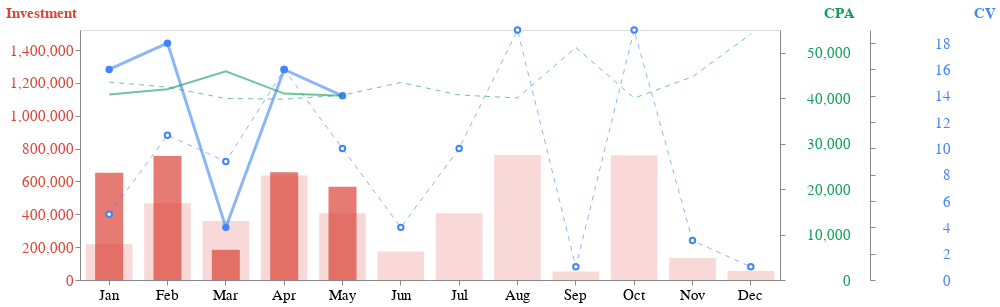
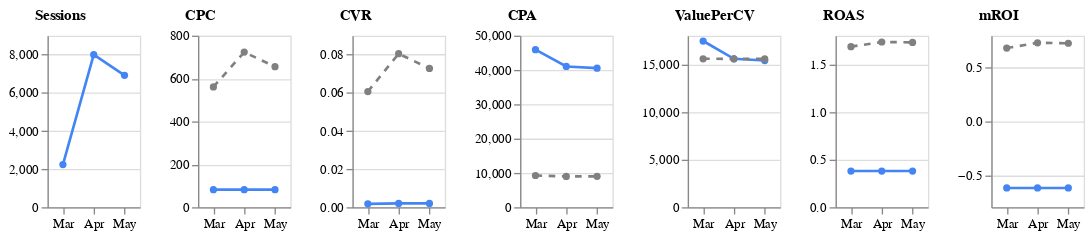
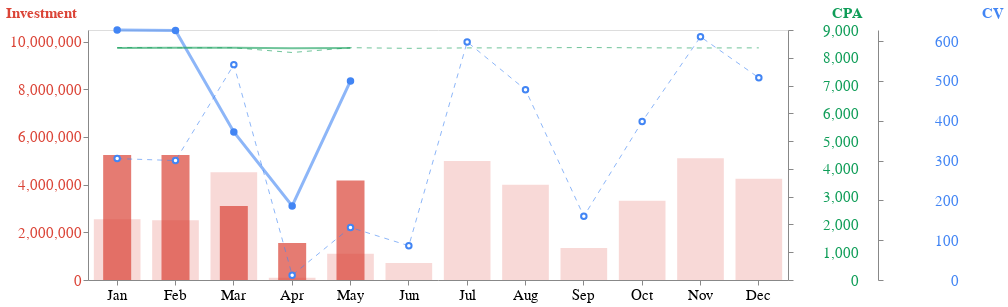
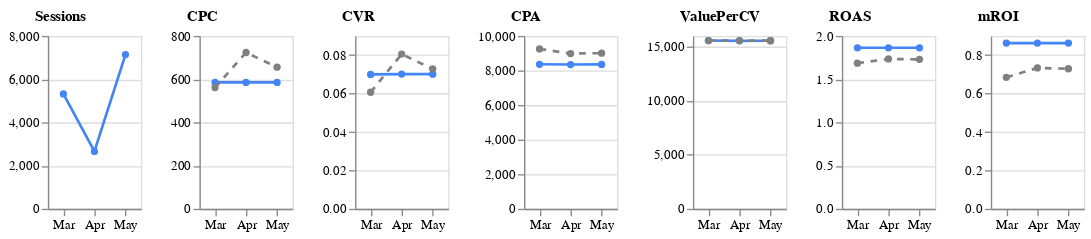

Notebook cell for these charts, in order:
### Code cell
# @markdown generate_target_trend
output.no_vertical_scroll()
target_keys = list(key_list.value)
media_data.generate_target_trend(
    media_data.monthly_df, media_data.monthly_by_campaign_df,
    target_keys)

### Figure 1 — Vega-Lite specification as saved in the notebook (floating-point values rounded to 4 significant figures)
{"config": {"view": {"continuousWidth": 300, "continuousHeight": 300}, "axis": {"grid": false, "labelFontSize": 15, "titleFontSize": 15}}, "layer": [{"layer": [{"mark": {"type": "bar", "opacity": 0.2, "size": 46.67}, "encoding": {"color": {"value": "#DB4437"}, "x": {"axis": {"format": "%b"}, "field": "Month", "scale": {"domain": [1, 2, 3, 4, 5, 6, 7, 8, 9, 10, 11, 12]}, "timeUnit": "month", "title": "", "type": "ordinal"}, "y": {"axis": {"labelColor": "#DB4437", "titleAlign": "left", "titleAngle": 0, "titleColor": "#DB4437", "titleY": -10}, "field": "Investment", "scale": {"domain": [0, 1522000.0]}, "type": "quantitative"}}, "transform": [{"filter": "datum.fiscal_year == 0"}]}, {"mark": {"type": "bar", "opacity": 0.7, "size": 28.0}, "encoding": {"color": {"value": "#DB4437"}, "x": {"axis": {"format": "%b"}, "field": "Month", "scale": {"domain": [1, 2, 3, 4, 5, 6, 7, 8, 9, 10, 11, 12]}, "timeUnit": "month", "title": "", "type": "ordinal"}, "y": {"axis": {"labelColor": "#DB4437", "titleAlign": "left", "titleAngle": 0, "titleColor": "#DB4437", "titleY": -10}, "field": "Investment", "scale": {"domain": [0, 1522000.0]}, "type": "quantitative"}}, "transform": [{"filter": "datum.fiscal_year == 1"}]}]}, {"layer": [{"mark": {"type": "line", "opacity": 0.6, "point": {"filled": false, "fill": "white"}, "size": 1, "strokeDash": [5, 5]}, "encoding": {"color": {"value": "#4285F4"}, "x": {"axis": {"format": "%b"}, "field": "Month", "scale": {"domain": [1, 2, 3, 4, 5, 6, 7, 8, 9, 10, 11, 12]}, "timeUnit": "month", "title": "", "type": "ordinal"}, "y": {"axis": {"labelAlign": "right", "labelColor": "#4285F4", "labelPadding": 75, "offset": 90, "tickCount": 8, "titleAlign": "right", "titleAngle": 0, "titleColor": "#4285F4", "titleX": 125, "titleY": -10}, "field": "CV", "scale": {"domain": [0, 19.0]}, "type": "quantitative"}}, "transform": [{"filter": "datum.fiscal_year == 0"}]}, {"mark": {"type": "line", "opacity": 0.6, "point": {"filled": false, "fill": "#4285F4"}, "size": 3, "strokeDash": [0]}, "encoding": {"color": {"value": "#4285F4"}, "x": {"axis": {"format": "%b"}, "field": "Month", "scale": {"domain": [1, 2, 3, 4, 5, 6, 7, 8, 9, 10, 11, 12]}, "timeUnit": "month", "title": "", "type": "ordinal"}, "y": {"axis": {"labelAlign": "right", "labelColor": "#4285F4", "labelPadding": 75, "offset": 90, "tickCount": 8, "titleAlign": "right", "titleAngle": 0, "titleColor": "#4285F4", "titleX": 125, "titleY": -10}, "field": "CV", "scale": {"domain": [0, 19.0]}, "type": "quantitative"}}, "transform": [{"filter": "datum.fiscal_year == 1"}]}]}, {"layer": [{"mark": {"type": "line", "opacity": 0.6, "size": 1, "strokeDash": [5, 5]}, "encoding": {"color": {"value": "#0F9D58"}, "x": {"axis": {"format": "%b"}, "field": "Month", "scale": {"domain": [1, 2, 3, 4, 5, 6, 7, 8, 9, 10, 11, 12]}, "timeUnit": "month", "title": "", "type": "ordinal"}, "y": {"axis": {"format": ",.0f", "labelAlign": "right", "labelColor": "#0F9D58", "labelPadding": 65, "titleAlign": "right", "titleAngle": 0, "titleColor": "#0F9D58", "titleY": -10}, "field": "CPA", "type": "quantitative"}}, "transform": [{"filter": "datum.fiscal_year == 0"}]}, {"mark": {"type": "line", "opacity": 0.6, "size": 2, "strokeDash": [0]}, "encoding": {"color": {"value": "#0F9D58"}, "x": {"axis": {"format": "%b"}, "field": "Month", "scale": {"domain": [1, 2, 3, 4, 5, 6, 7, 8, 9, 10, 11, 12]}, "timeUnit": "month", "title": "", "type": "ordinal"}, "y": {"axis": {"format": ",.0f", "labelAlign": "right", "labelColor": "#0F9D58", "labelPadding": 65, "titleAlign": "right", "titleAngle": 0, "titleColor": "#0F9D58", "titleY": -10}, "field": "CPA", "type": "quantitative"}}, "transform": [{"filter": "datum.fiscal_year == 1"}]}]}], "data": {"name": "data-966cc2c0c8c227c570ae07f42245fd9e"}, "height": 250, "resolve": {"scale": {"y": "independent"}}, "width": 700, "$schema": "https://vega.github.io/schema/vega-lite/v5.20.1.json", "datasets": {"data-966cc2c0c8c227c570ae07f42245fd9e": [{"fiscal_year": 0, "YearMonth": "2024-01", "Year": "2024", "Month": "01", "Source": "facebook", "Medium": "display", "Campaign": "similar", "comb": "facebook/display/similar", "Sessions": 2655.0, "CV": 5.0, "Value": 82670.0, "Investment": 217700.0, "CPC": 82.0, "CVR": 0.001883, "CPA": 43540.0, "ROAS": 0.3797, "Marginal_Profit": -135000.0, "ValuePerCV": 16530.0, "Marginal_Profit_rate": -1.634, "mROI": -0.6203}, {"fiscal_year": 0, "YearMonth": "2024-02", "Year": "2024", "Month": "02", "Source": "facebook", "Medium": "display", "Campaign": "similar", "comb": "facebook/display/similar", "Sessions": 5690.0, "CV": 11.0, "Value": 177200.0, "Investment": 466600.0, "CPC": 82.0, "CVR": 0.001933, "CPA": 42420.0, "ROAS": 0.3797, "Marginal_Profit": -289400.0, "ValuePerCV": 16110.0, "Marginal_Profit_rate": -1.634, "mROI": -0.6203}, {"fiscal_year": 0, "YearMonth": "2024-03", "Year": "2024", "Month": "03", "Source": "facebook", "Medium": "display", "Campaign": "similar", "comb": "facebook/display/similar", "Sessions": 4383.0, "CV": 9.0, "Value": 136500.0, "Investment": 359400.0, "CPC": 82.0, "CVR": 0.002053, "CPA": 39930.0, "ROAS": 0.3797, "Marginal_Profit": -222900.0, "ValuePerCV": 15160.0, "Marginal_Profit_rate": -1.634, "mROI": -0.6203}, {"fiscal_year": 0, "YearMonth": "2024-04", "Year": "2024", "Month": "04", "Source": "facebook", "Medium": "display", "Campaign": "similar", "comb": "facebook/display/similar", "Sessions": 7764.0, "CV": 16.0, "Value": 241700.0, "Investment": 636600.0, "CPC": 82.0, "CVR": 0.002061, "CPA": 39790.0, "ROAS": 0.3797, "Marginal_Profit": -394900.0, "ValuePerCV": 15110.0, "Marginal_Profit_rate": -1.634, "mROI": -0.6203}, {"fiscal_year": 0, "YearMonth": "2024-05", "Year": "2024", "Month": "05", "Source": "facebook", "Medium": "display", "Campaign": "similar", "comb": "facebook/display/similar", "Sessions": 4958.0, "CV": 10.0, "Value": 154400.0, "Investment": 406600.0, "CPC": 82.0, "CVR": 0.002017, "CPA": 40660.0, "ROAS": 0.3797, "Marginal_Profit": -252200.0, "ValuePerCV": 15440.0, "Marginal_Profit_rate": -1.634, "mROI": -0.6203}, {"fiscal_year": 0, "YearMonth": "2024-06", "Year": "2024", "Month": "06", "Source": "facebook", "Medium": "display", "Campaign": "similar", "comb": "facebook/display/similar", "Sessions": 2120.0, "CV": 4.0, "Value": 66010.0, "Investment": 173800.0, "CPC": 82.0, "CVR": 0.001887, "CPA": 43460.0, "ROAS": 0.3797, "Marginal_Profit": -107800.0, "ValuePerCV": 16500.0, "Marginal_Profit_rate": -1.634, "mROI": -0.6203}, {"fiscal_year": 0, "YearMonth": "2024-07", "Year": "2024", "Month": "07", "Source": "facebook", "Medium": "display", "Campaign": "similar", "comb": "facebook/display/similar", "Sessions": 4963.0, "CV": 10.0, "Value": 154500.0, "Investment": 407000.0, "CPC": 82.0, "CVR": 0.002015, "CPA": 40700.0, "ROAS": 0.3797, "Marginal_Profit": -252400.0, "ValuePerCV": 15450.0, "Marginal_Profit_rate": -1.634, "mROI": -0.6203}, {"fiscal_year": 0, "YearMonth": "2024-08", "Year": "2024", "Month": "08", "Source": "facebook", "Medium": "display", "Campaign": "similar", "comb": "facebook/display/similar", "Sessions": 9282.0, "CV": 19.0, "Value": 289000.0, "Investment": 761100.0, "CPC": 82.0, "CVR": 0.002047, "CPA": 40060.0, "ROAS": 0.3797, "Marginal_Profit": -472100.0, "ValuePerCV": 15210.0, "Marginal_Profit_rate": -1.634, "mROI": -0.6203}, {"fiscal_year": 0, "YearMonth": "2024-09", "Year": "2024", "Month": "09", "Source": "facebook", "Medium": "display", "Campaign": "similar", "comb": "facebook/display/similar", "Sessions": 624.0, "CV": 1.0, "Value": 19430.0, "Investment": 51170.0, "CPC": 82.0, "CVR": 0.001603, "CPA": 51170.0, "ROAS": 0.3797, "Marginal_Profit": -31740.0, "ValuePerCV": 19430.0, "Marginal_Profit_rate": -1.634, "mROI": -0.6203}, {"fiscal_year": 0, "YearMonth": "2024-10", "Year": "2024", "Month": "10", "Source": "facebook", "Medium": "display", "Campaign": "similar", "comb": "facebook/display/similar", "Sessions": 9272.0, "CV": 19.0, "Value": 288700.0, "Investment": 760300.0, "CPC": 82.0, "CVR": 0.002049, "CPA": 40020.0, "ROAS": 0.3797, "Marginal_Profit": -471600.0, "ValuePerCV": 15190.0, "Marginal_Profit_rate": -1.634, "mROI": -0.6203}, {"fiscal_year": 0, "YearMonth": "2024-11", "Year": "2024", "Month": "11", "Source": "facebook", "Medium": "display", "Campaign": "similar", "comb": "facebook/display/similar", "Sessions": 1636.0, "CV": 3.0, "Value": 50940.0, "Investment": 134200.0, "CPC": 82.0, "CVR": 0.001834, "CPA": 44720.0, "ROAS": 0.3797, "Marginal_Profit": -83210.0, "ValuePerCV": 16980.0, "Marginal_Profit_rate": -1.634, "mROI": -0.6203}, {"fiscal_year": 0, "YearMonth": "2024-12", "Year": "2024", "Month": "12", "Source": "facebook", "Medium": "display", "Campaign": "similar", "comb": "facebook/display/similar", "Sessions": 660.0, "CV": 1.0, "Value": 20550.0, "Investment": 54120.0, "CPC": 82.0, "CVR": 0.001515, "CPA": 54120.0, "ROAS": 0.3797, "Marginal_Profit": -33570.0, "ValuePerCV": 20550.0, "Marginal_Profit_rate": -1.634, "mROI": -0.6203}, {"fiscal_year": 1, "YearMonth": "2025-01", "Year": "2025", "Month": "01", "Source": "facebook", "Medium": "display", "Campaign": "similar", "comb": "facebook/display/similar", "Sessions": 7964.0, "CV": 16.0, "Value": 248000.0, "Investment": 653000.0, "CPC": 82.0, "CVR": 0.002009, "CPA": 40820.0, "ROAS": 0.3797, "Marginal_Profit": -405100.0, "ValuePerCV": 15500.0, "Marginal_Profit_rate": -1.634, "mROI": -0.6203}, {"fiscal_year": 1, "YearMonth": "2025-02", "Year": "2025", "Month": "02", "Source": "facebook", "Medium": "display", "Campaign": "similar", "comb": "facebook/display/similar", "Sessions": 9216.0, "CV": 18.0, "Value": 286900.0, "Investment": 755700.0, "CPC": 82.0, "CVR": 0.001953, "CPA": 41980.0, "ROAS": 0.3797, "Marginal_Profit": -468800.0, "ValuePerCV": 15940.0, "Marginal_Profit_rate": -1.634, "mROI": -0.6203}, {"fiscal_year": 1, "YearMonth": "2025-03", "Year": "2025", "Month": "03", "Source": "facebook", "Medium": "display", "Campaign": "similar", "comb": "facebook/display/similar", "Sessions": 2240.0, "CV": 4.0, "Value": 69740.0, "Investment": 183700.0, "CPC": 82.0, "CVR": 0.001786, "CPA": 45920.0, "ROAS": 0.3797, "Marginal_Profit": -113900.0, "ValuePerCV": 17440.0, "Marginal_Profit_rate": -1.634, "mROI": -0.6203}, {"fiscal_year": 1, "YearMonth": "2025-04", "Year": "2025", "Month": "04", "Source": "facebook", "Medium": "display", "Campaign": "similar", "comb": "facebook/display/similar", "Sessions": 8003.0, "CV": 16.0, "Value": 249200.0, "Investment": 656200.0, "CPC": 82.0, "CVR": 0.001999, "CPA": 41020.0, "ROAS": 0.3797, "Marginal_Profit": -407100.0, "ValuePerCV": 15570.0, "Marginal_Profit_rate": -1.634, "mROI": -0.6203}, {"fiscal_year": 1, "YearMonth": "2025-05", "Year": "2025", "Month": "05", "Source": "facebook", "Medium": "display", "Campaign": "similar", "comb": "facebook/display/similar", "Sessions": 6920.0, "CV": 14.0, "Value": 215500.0, "Investment": 567400.0, "CPC": 82.0, "CVR": 0.002023, "CPA": 40530.0, "ROAS": 0.3797, "Marginal_Profit": -352000.0, "ValuePerCV": 15390.0, "Marginal_Profit_rate": -1.634, "mROI": -0.6203}]}}

### Figure 2 — Vega-Lite specification as saved in the notebook (floating-point values rounded to 4 significant figures)
{"config": {"view": {"continuousWidth": 300, "continuousHeight": 300}}, "hconcat": [{"data": {"name": "data-80cb7dd6664132b2d9816178d4f855dd"}, "mark": {"type": "line", "point": true}, "encoding": {"color": {"value": "#4385F4"}, "x": {"field": "Month", "sort": ["2025-03", "2025-04", "2025-05"], "timeUnit": "month", "title": "", "type": "ordinal"}, "y": {"axis": {"titleAlign": "left", "titleAngle": 0, "titleX": -10, "titleY": -10}, "field": "Sessions", "title": "Sessions", "type": "quantitative"}}, "height": 130, "width": 70}, {"layer": [{"data": {"name": "data-80cb7dd6664132b2d9816178d4f855dd"}, "mark": {"type": "line", "point": true}, "encoding": {"color": {"value": "#4385F4"}, "x": {"field": "Month", "sort": ["2025-03", "2025-04", "2025-05"], "timeUnit": "month", "title": "", "type": "ordinal"}, "y": {"axis": {"titleAlign": "left", "titleAngle": 0, "titleX": -10, "titleY": -10}, "field": "CPC", "title": "CPC", "type": "quantitative"}}}, {"data": {"name": "data-4534efe37bcea1f74e4b2dc6a416ed63"}, "mark": {"type": "line", "point": true, "strokeDash": [5, 5]}, "encoding": {"color": {"value": "gray"}, "x": {"field": "Month", "sort": ["2025-03", "2025-04", "2025-05"], "timeUnit": "month", "type": "ordinal"}, "y": {"field": "CPC_paid", "title": "", "type": "quantitative"}}}], "height": 130, "width": 70}, {"layer": [{"data": {"name": "data-80cb7dd6664132b2d9816178d4f855dd"}, "mark": {"type": "line", "point": true}, "encoding": {"color": {"value": "#4385F4"}, "x": {"field": "Month", "sort": ["2025-03", "2025-04", "2025-05"], "timeUnit": "month", "title": "", "type": "ordinal"}, "y": {"axis": {"titleAlign": "left", "titleAngle": 0, "titleX": -10, "titleY": -10}, "field": "CVR", "title": "CVR", "type": "quantitative"}}}, {"data": {"name": "data-4534efe37bcea1f74e4b2dc6a416ed63"}, "mark": {"type": "line", "point": true, "strokeDash": [5, 5]}, "encoding": {"color": {"value": "gray"}, "x": {"field": "Month", "sort": ["2025-03", "2025-04", "2025-05"], "timeUnit": "month", "type": "ordinal"}, "y": {"field": "CVR_paid", "title": "", "type": "quantitative"}}}], "height": 130, "width": 70}, {"layer": [{"data": {"name": "data-80cb7dd6664132b2d9816178d4f855dd"}, "mark": {"type": "line", "point": true}, "encoding": {"color": {"value": "#4385F4"}, "x": {"field": "Month", "sort": ["2025-03", "2025-04", "2025-05"], "timeUnit": "month", "title": "", "type": "ordinal"}, "y": {"axis": {"titleAlign": "left", "titleAngle": 0, "titleX": -10, "titleY": -10}, "field": "CPA", "title": "CPA", "type": "quantitative"}}}, {"data": {"name": "data-4534efe37bcea1f74e4b2dc6a416ed63"}, "mark": {"type": "line", "point": true, "strokeDash": [5, 5]}, "encoding": {"color": {"value": "gray"}, "x": {"field": "Month", "sort": ["2025-03", "2025-04", "2025-05"], "timeUnit": "month", "type": "ordinal"}, "y": {"field": "CPA_paid", "title": "", "type": "quantitative"}}}], "height": 130, "width": 70}, {"layer": [{"data": {"name": "data-80cb7dd6664132b2d9816178d4f855dd"}, "mark": {"type": "line", "point": true}, "encoding": {"color": {"value": "#4385F4"}, "x": {"field": "Month", "sort": ["2025-03", "2025-04", "2025-05"], "timeUnit": "month", "title": "", "type": "ordinal"}, "y": {"axis": {"titleAlign": "left", "titleAngle": 0, "titleX": -10, "titleY": -10}, "field": "ValuePerCV", "title": "ValuePerCV", "type": "quantitative"}}}, {"data": {"name": "data-4534efe37bcea1f74e4b2dc6a416ed63"}, "mark": {"type": "line", "point": true, "strokeDash": [5, 5]}, "encoding": {"color": {"value": "gray"}, "x": {"field": "Month", "sort": ["2025-03", "2025-04", "2025-05"], "timeUnit": "month", "type": "ordinal"}, "y": {"field": "ValuePerCV_paid", "title": "", "type": "quantitative"}}}], "height": 130, "width": 70}, {"layer": [{"data": {"name": "data-80cb7dd6664132b2d9816178d4f855dd"}, "mark": {"type": "line", "point": true}, "encoding": {"color": {"value": "#4385F4"}, "x": {"field": "Month", "sort": ["2025-03", "2025-04", "2025-05"], "timeUnit": "month", "title": "", "type": "ordinal"}, "y": {"axis": {"titleAlign": "left", "titleAngle": 0, "titleX": -10, "titleY": -10}, "field": "ROAS", "title": "ROAS", "type": "quantitative"}}}, {"data": {"name": "data-4534efe37bcea1f74e4b2dc6a416ed63"}, "mark": {"type": "line", "point": true, "strokeDash": [5, 5]}, "encoding": {"color": {"value": "gray"}, "x": {"field": "Month", "sort": ["2025-03", "2025-04", "2025-05"], "timeUnit": "month", "type": "ordinal"}, "y": {"field": "ROAS_paid", "title": "", "type": "quantitative"}}}], "height": 130, "width": 70}, {"layer": [{"data": {"name": "data-80cb7dd6664132b2d9816178d4f855dd"}, "mark": {"type": "line", "point": true}, "encoding": {"color": {"value": "#4385F4"}, "x": {"field": "Month", "sort": ["2025-03", "2025-04", "2025-05"], "timeUnit": "month", "title": "", "type": "ordinal"}, "y": {"axis": {"titleAlign": "left", "titleAngle": 0, "titleX": -10, "titleY": -10}, "field": "mROI", "title": "mROI", "type": "quantitative"}}}, {"data": {"name": "data-4534efe37bcea1f74e4b2dc6a416ed63"}, "mark": {"type": "line", "point": true, "strokeDash": [5, 5]}, "encoding": {"color": {"value": "gray"}, "x": {"field": "Month", "sort": ["2025-03", "2025-04", "2025-05"], "timeUnit": "month", "type": "ordinal"}, "y": {"field": "mROI_paid", "title": "", "type": "quantitative"}}}], "height": 130, "width": 70}], "$schema": "https://vega.github.io/schema/vega-lite/v5.20.1.json", "datasets": {"data-80cb7dd6664132b2d9816178d4f855dd": [{"fiscal_year": 1, "YearMonth": "2025-03", "Year": "2025", "Month": "03", "Source": "facebook", "Medium": "display", "Campaign": "similar", "comb": "facebook/display/similar", "Sessions": 2240.0, "CV": 4.0, "Value": 69740.0, "Investment": 183700.0, "CPC": 82.0, "CVR": 0.001786, "CPA": 45920.0, "ROAS": 0.3797, "Marginal_Profit": -113900.0, "ValuePerCV": 17440.0, "Marginal_Profit_rate": -1.634, "mROI": -0.6203}, {"fiscal_year": 1, "YearMonth": "2025-04", "Year": "2025", "Month": "04", "Source": "facebook", "Medium": "display", "Campaign": "similar", "comb": "facebook/display/similar", "Sessions": 8003.0, "CV": 16.0, "Value": 249200.0, "Investment": 656200.0, "CPC": 82.0, "CVR": 0.001999, "CPA": 41020.0, "ROAS": 0.3797, "Marginal_Profit": -407100.0, "ValuePerCV": 15570.0, "Marginal_Profit_rate": -1.634, "mROI": -0.6203}, {"fiscal_year": 1, "YearMonth": "2025-05", "Year": "2025", "Month": "05", "Source": "facebook", "Medium": "display", "Campaign": "similar", "comb": "facebook/display/similar", "Sessions": 6920.0, "CV": 14.0, "Value": 215500.0, "Investment": 567400.0, "CPC": 82.0, "CVR": 0.002023, "CPA": 40530.0, "ROAS": 0.3797, "Marginal_Profit": -352000.0, "ValuePerCV": 15390.0, "Marginal_Profit_rate": -1.634, "mROI": -0.6203}], "data-4534efe37bcea1f74e4b2dc6a416ed63": [{"fiscal_year": 1, "YearMonth": "2025-03", "Year": "2025", "Month": "03", "Sessions_paid": 46340.0, "CPC_paid": 561.0, "CVR_paid": 0.06068, "CPA_paid": 9246.0, "ValuePerCV_paid": 15570.0, "ROAS_paid": 1.684, "mROI_paid": 0.6843}, {"fiscal_year": 1, "YearMonth": "2025-04", "Year": "2025", "Month": "04", "Sessions_paid": 60330.0, "CPC_paid": 723.2, "CVR_paid": 0.08052, "CPA_paid": 8981.0, "ValuePerCV_paid": 15570.0, "ROAS_paid": 1.733, "mROI_paid": 0.7334}, {"fiscal_year": 1, "YearMonth": "2025-05", "Year": "2025", "Month": "05", "Sessions_paid": 64370.0, "CPC_paid": 655.2, "CVR_paid": 0.0728, "CPA_paid": 9001.0, "ValuePerCV_paid": 15560.0, "ROAS_paid": 1.729, "mROI_paid": 0.729}]}}

### Figure 3 — Vega-Lite specification as saved in the notebook (floating-point values rounded to 4 significant figures)
{"config": {"view": {"continuousWidth": 300, "continuousHeight": 300}, "axis": {"grid": false, "labelFontSize": 15, "titleFontSize": 15}}, "layer": [{"layer": [{"mark": {"type": "bar", "opacity": 0.2, "size": 46.67}, "encoding": {"color": {"value": "#DB4437"}, "x": {"axis": {"format": "%b"}, "field": "Month", "scale": {"domain": [1, 2, 3, 4, 5, 6, 7, 8, 9, 10, 11, 12]}, "timeUnit": "month", "title": "", "type": "ordinal"}, "y": {"axis": {"labelColor": "#DB4437", "titleAlign": "left", "titleAngle": 0, "titleColor": "#DB4437", "titleY": -10}, "field": "Investment", "scale": {"domain": [0, 10490000.0]}, "type": "quantitative"}}, "transform": [{"filter": "datum.fiscal_year == 0"}]}, {"mark": {"type": "bar", "opacity": 0.7, "size": 28.0}, "encoding": {"color": {"value": "#DB4437"}, "x": {"axis": {"format": "%b"}, "field": "Month", "scale": {"domain": [1, 2, 3, 4, 5, 6, 7, 8, 9, 10, 11, 12]}, "timeUnit": "month", "title": "", "type": "ordinal"}, "y": {"axis": {"labelColor": "#DB4437", "titleAlign": "left", "titleAngle": 0, "titleColor": "#DB4437", "titleY": -10}, "field": "Investment", "scale": {"domain": [0, 10490000.0]}, "type": "quantitative"}}, "transform": [{"filter": "datum.fiscal_year == 1"}]}]}, {"layer": [{"mark": {"type": "line", "opacity": 0.6, "point": {"filled": false, "fill": "white"}, "size": 1, "strokeDash": [5, 5]}, "encoding": {"color": {"value": "#4285F4"}, "x": {"axis": {"format": "%b"}, "field": "Month", "scale": {"domain": [1, 2, 3, 4, 5, 6, 7, 8, 9, 10, 11, 12]}, "timeUnit": "month", "title": "", "type": "ordinal"}, "y": {"axis": {"labelAlign": "right", "labelColor": "#4285F4", "labelPadding": 75, "offset": 90, "tickCount": 8, "titleAlign": "right", "titleAngle": 0, "titleColor": "#4285F4", "titleX": 125, "titleY": -10}, "field": "CV", "scale": {"domain": [0, 628.0]}, "type": "quantitative"}}, "transform": [{"filter": "datum.fiscal_year == 0"}]}, {"mark": {"type": "line", "opacity": 0.6, "point": {"filled": false, "fill": "#4285F4"}, "size": 3, "strokeDash": [0]}, "encoding": {"color": {"value": "#4285F4"}, "x": {"axis": {"format": "%b"}, "field": "Month", "scale": {"domain": [1, 2, 3, 4, 5, 6, 7, 8, 9, 10, 11, 12]}, "timeUnit": "month", "title": "", "type": "ordinal"}, "y": {"axis": {"labelAlign": "right", "labelColor": "#4285F4", "labelPadding": 75, "offset": 90, "tickCount": 8, "titleAlign": "right", "titleAngle": 0, "titleColor": "#4285F4", "titleX": 125, "titleY": -10}, "field": "CV", "scale": {"domain": [0, 628.0]}, "type": "quantitative"}}, "transform": [{"filter": "datum.fiscal_year == 1"}]}]}, {"layer": [{"mark": {"type": "line", "opacity": 0.6, "size": 1, "strokeDash": [5, 5]}, "encoding": {"color": {"value": "#0F9D58"}, "x": {"axis": {"format": "%b"}, "field": "Month", "scale": {"domain": [1, 2, 3, 4, 5, 6, 7, 8, 9, 10, 11, 12]}, "timeUnit": "month", "title": "", "type": "ordinal"}, "y": {"axis": {"format": ",.0f", "labelAlign": "right", "labelColor": "#0F9D58", "labelPadding": 65, "titleAlign": "right", "titleAngle": 0, "titleColor": "#0F9D58", "titleY": -10}, "field": "CPA", "type": "quantitative"}}, "transform": [{"filter": "datum.fiscal_year == 0"}]}, {"mark": {"type": "line", "opacity": 0.6, "size": 2, "strokeDash": [0]}, "encoding": {"color": {"value": "#0F9D58"}, "x": {"axis": {"format": "%b"}, "field": "Month", "scale": {"domain": [1, 2, 3, 4, 5, 6, 7, 8, 9, 10, 11, 12]}, "timeUnit": "month", "title": "", "type": "ordinal"}, "y": {"axis": {"format": ",.0f", "labelAlign": "right", "labelColor": "#0F9D58", "labelPadding": 65, "titleAlign": "right", "titleAngle": 0, "titleColor": "#0F9D58", "titleY": -10}, "field": "CPA", "type": "quantitative"}}, "transform": [{"filter": "datum.fiscal_year == 1"}]}]}], "data": {"name": "data-065a411ba12b91ee42c22c68f67c60c5"}, "height": 250, "resolve": {"scale": {"y": "independent"}}, "width": 700, "$schema": "https://vega.github.io/schema/vega-lite/v5.20.1.json", "datasets": {"data-065a411ba12b91ee42c22c68f67c60c5": [{"fiscal_year": 0, "YearMonth": "2024-01", "Year": "2024", "Month": "01", "Source": "google", "Medium": "cpc", "Campaign": "brand", "comb": "google/cpc/brand", "Sessions": 4364.0, "CV": 305.0, "Value": 4756000.0, "Investment": 2553000.0, "CPC": 585.0, "CVR": 0.06989, "CPA": 8370.0, "ROAS": 1.863, "Marginal_Profit": 2203000.0, "ValuePerCV": 15590.0, "Marginal_Profit_rate": 0.4632, "mROI": 0.8628}, {"fiscal_year": 0, "YearMonth": "2024-02", "Year": "2024", "Month": "02", "Source": "google", "Medium": "cpc", "Campaign": "brand", "comb": "google/cpc/brand", "Sessions": 4286.0, "CV": 300.0, "Value": 4671000.0, "Investment": 2507000.0, "CPC": 585.0, "CVR": 0.07, "CPA": 8358.0, "ROAS": 1.863, "Marginal_Profit": 2163000.0, "ValuePerCV": 15570.0, "Marginal_Profit_rate": 0.4632, "mROI": 0.8628}, {"fiscal_year": 0, "YearMonth": "2024-03", "Year": "2024", "Month": "03", "Source": "google", "Medium": "cpc", "Campaign": "brand", "comb": "google/cpc/brand", "Sessions": 7732.0, "CV": 541.0, "Value": 8426000.0, "Investment": 4523000.0, "CPC": 585.0, "CVR": 0.06997, "CPA": 8361.0, "ROAS": 1.863, "Marginal_Profit": 3903000.0, "ValuePerCV": 15570.0, "Marginal_Profit_rate": 0.4632, "mROI": 0.8628}, {"fiscal_year": 0, "YearMonth": "2024-04", "Year": "2024", "Month": "04", "Source": "google", "Medium": "cpc", "Campaign": "brand", "comb": "google/cpc/brand", "Sessions": 168.0, "CV": 12.0, "Value": 183100.0, "Investment": 98280.0, "CPC": 585.0, "CVR": 0.07143, "CPA": 8190.0, "ROAS": 1.863, "Marginal_Profit": 84800.0, "ValuePerCV": 15260.0, "Marginal_Profit_rate": 0.4632, "mROI": 0.8628}, {"fiscal_year": 0, "YearMonth": "2024-05", "Year": "2024", "Month": "05", "Source": "google", "Medium": "cpc", "Campaign": "brand", "comb": "google/cpc/brand", "Sessions": 1887.0, "CV": 132.0, "Value": 2056000.0, "Investment": 1104000.0, "CPC": 585.0, "CVR": 0.06995, "CPA": 8363.0, "ROAS": 1.863, "Marginal_Profit": 952500.0, "ValuePerCV": 15580.0, "Marginal_Profit_rate": 0.4632, "mROI": 0.8628}, {"fiscal_year": 0, "YearMonth": "2024-06", "Year": "2024", "Month": "06", "Source": "google", "Medium": "cpc", "Campaign": "brand", "comb": "google/cpc/brand", "Sessions": 1226.0, "CV": 86.0, "Value": 1336000.0, "Investment": 717200.0, "CPC": 585.0, "CVR": 0.07015, "CPA": 8340.0, "ROAS": 1.863, "Marginal_Profit": 618800.0, "ValuePerCV": 15540.0, "Marginal_Profit_rate": 0.4632, "mROI": 0.8628}, {"fiscal_year": 0, "YearMonth": "2024-07", "Year": "2024", "Month": "07", "Source": "google", "Medium": "cpc", "Campaign": "brand", "comb": "google/cpc/brand", "Sessions": 8541.0, "CV": 598.0, "Value": 9308000.0, "Investment": 4996000.0, "CPC": 585.0, "CVR": 0.07002, "CPA": 8355.0, "ROAS": 1.863, "Marginal_Profit": 4311000.0, "ValuePerCV": 15560.0, "Marginal_Profit_rate": 0.4632, "mROI": 0.8628}, {"fiscal_year": 0, "YearMonth": "2024-08", "Year": "2024", "Month": "08", "Source": "google", "Medium": "cpc", "Campaign": "brand", "comb": "google/cpc/brand", "Sessions": 6828.0, "CV": 478.0, "Value": 7441000.0, "Investment": 3994000.0, "CPC": 585.0, "CVR": 0.07001, "CPA": 8356.0, "ROAS": 1.863, "Marginal_Profit": 3447000.0, "ValuePerCV": 15570.0, "Marginal_Profit_rate": 0.4632, "mROI": 0.8628}, {"fiscal_year": 0, "YearMonth": "2024-09", "Year": "2024", "Month": "09", "Source": "google", "Medium": "cpc", "Campaign": "brand", "comb": "google/cpc/brand", "Sessions": 2289.0, "CV": 160.0, "Value": 2494000.0, "Investment": 1339000.0, "CPC": 585.0, "CVR": 0.0699, "CPA": 8369.0, "ROAS": 1.863, "Marginal_Profit": 1155000.0, "ValuePerCV": 15590.0, "Marginal_Profit_rate": 0.4632, "mROI": 0.8628}, {"fiscal_year": 0, "YearMonth": "2024-10", "Year": "2024", "Month": "10", "Source": "google", "Medium": "cpc", "Campaign": "brand", "comb": "google/cpc/brand", "Sessions": 5687.0, "CV": 398.0, "Value": 6197000.0, "Investment": 3327000.0, "CPC": 585.0, "CVR": 0.06998, "CPA": 8359.0, "ROAS": 1.863, "Marginal_Profit": 2871000.0, "ValuePerCV": 15570.0, "Marginal_Profit_rate": 0.4632, "mROI": 0.8628}, {"fiscal_year": 0, "YearMonth": "2024-11", "Year": "2024", "Month": "11", "Source": "google", "Medium": "cpc", "Campaign": "brand", "comb": "google/cpc/brand", "Sessions": 8724.0, "CV": 611.0, "Value": 9507000.0, "Investment": 5104000.0, "CPC": 585.0, "CVR": 0.07004, "CPA": 8353.0, "ROAS": 1.863, "Marginal_Profit": 4404000.0, "ValuePerCV": 15560.0, "Marginal_Profit_rate": 0.4632, "mROI": 0.8628}, {"fiscal_year": 0, "YearMonth": "2024-12", "Year": "2024", "Month": "12", "Source": "google", "Medium": "cpc", "Campaign": "brand", "comb": "google/cpc/brand", "Sessions": 7257.0, "CV": 508.0, "Value": 7908000.0, "Investment": 4245000.0, "CPC": 585.0, "CVR": 0.07, "CPA": 8357.0, "ROAS": 1.863, "Marginal_Profit": 3663000.0, "ValuePerCV": 15570.0, "Marginal_Profit_rate": 0.4632, "mROI": 0.8628}, {"fiscal_year": 1, "YearMonth": "2025-01", "Year": "2025", "Month": "01", "Source": "google", "Medium": "cpc", "Campaign": "brand", "comb": "google/cpc/brand", "Sessions": 8965.0, "CV": 628.0, "Value": 9770000.0, "Investment": 5245000.0, "CPC": 585.0, "CVR": 0.07005, "CPA": 8351.0, "ROAS": 1.863, "Marginal_Profit": 4525000.0, "ValuePerCV": 15560.0, "Marginal_Profit_rate": 0.4632, "mROI": 0.8628}, {"fiscal_year": 1, "YearMonth": "2025-02", "Year": "2025", "Month": "02", "Source": "google", "Medium": "cpc", "Campaign": "brand", "comb": "google/cpc/brand", "Sessions": 8964.0, "CV": 627.0, "Value": 9769000.0, "Investment": 5244000.0, "CPC": 585.0, "CVR": 0.06995, "CPA": 8364.0, "ROAS": 1.863, "Marginal_Profit": 4525000.0, "ValuePerCV": 15580.0, "Marginal_Profit_rate": 0.4632, "mROI": 0.8628}, {"fiscal_year": 1, "YearMonth": "2025-03", "Year": "2025", "Month": "03", "Source": "google", "Medium": "cpc", "Campaign": "brand", "comb": "google/cpc/brand", "Sessions": 5316.0, "CV": 372.0, "Value": 5793000.0, "Investment": 3110000.0, "CPC": 585.0, "CVR": 0.06998, "CPA": 8360.0, "ROAS": 1.863, "Marginal_Profit": 2683000.0, "ValuePerCV": 15570.0, "Marginal_Profit_rate": 0.4632, "mROI": 0.8628}, {"fiscal_year": 1, "YearMonth": "2025-04", "Year": "2025", "Month": "04", "Source": "google", "Medium": "cpc", "Campaign": "brand", "comb": "google/cpc/brand", "Sessions": 2653.0, "CV": 186.0, "Value": 2891000.0, "Investment": 1552000.0, "CPC": 585.0, "CVR": 0.07011, "CPA": 8344.0, "ROAS": 1.863, "Marginal_Profit": 1339000.0, "ValuePerCV": 15540.0, "Marginal_Profit_rate": 0.4632, "mROI": 0.8628}, {"fiscal_year": 1, "YearMonth": "2025-05", "Year": "2025", "Month": "05", "Source": "google", "Medium": "cpc", "Campaign": "brand", "comb": "google/cpc/brand", "Sessions": 7136.0, "CV": 500.0, "Value": 7777000.0, "Investment": 4175000.0, "CPC": 585.0, "CVR": 0.07007, "CPA": 8349.0, "ROAS": 1.863, "Marginal_Profit": 3602000.0, "ValuePerCV": 15550.0, "Marginal_Profit_rate": 0.4632, "mROI": 0.8628}]}}

### Figure 4 — Vega-Lite specification as saved in the notebook (floating-point values rounded to 4 significant figures)
{"config": {"view": {"continuousWidth": 300, "continuousHeight": 300}}, "hconcat": [{"data": {"name": "data-962bc7d96b24ca62dd3675a10112b491"}, "mark": {"type": "line", "point": true}, "encoding": {"color": {"value": "#4385F4"}, "x": {"field": "Month", "sort": ["2025-03", "2025-04", "2025-05"], "timeUnit": "month", "title": "", "type": "ordinal"}, "y": {"axis": {"titleAlign": "left", "titleAngle": 0, "titleX": -10, "titleY": -10}, "field": "Sessions", "title": "Sessions", "type": "quantitative"}}, "height": 130, "width": 70}, {"layer": [{"data": {"name": "data-962bc7d96b24ca62dd3675a10112b491"}, "mark": {"type": "line", "point": true}, "encoding": {"color": {"value": "#4385F4"}, "x": {"field": "Month", "sort": ["2025-03", "2025-04", "2025-05"], "timeUnit": "month", "title": "", "type": "ordinal"}, "y": {"axis": {"titleAlign": "left", "titleAngle": 0, "titleX": -10, "titleY": -10}, "field": "CPC", "title": "CPC", "type": "quantitative"}}}, {"data": {"name": "data-4534efe37bcea1f74e4b2dc6a416ed63"}, "mark": {"type": "line", "point": true, "strokeDash": [5, 5]}, "encoding": {"color": {"value": "gray"}, "x": {"field": "Month", "sort": ["2025-03", "2025-04", "2025-05"], "timeUnit": "month", "type": "ordinal"}, "y": {"field": "CPC_paid", "title": "", "type": "quantitative"}}}], "height": 130, "width": 70}, {"layer": [{"data": {"name": "data-962bc7d96b24ca62dd3675a10112b491"}, "mark": {"type": "line", "point": true}, "encoding": {"color": {"value": "#4385F4"}, "x": {"field": "Month", "sort": ["2025-03", "2025-04", "2025-05"], "timeUnit": "month", "title": "", "type": "ordinal"}, "y": {"axis": {"titleAlign": "left", "titleAngle": 0, "titleX": -10, "titleY": -10}, "field": "CVR", "title": "CVR", "type": "quantitative"}}}, {"data": {"name": "data-4534efe37bcea1f74e4b2dc6a416ed63"}, "mark": {"type": "line", "point": true, "strokeDash": [5, 5]}, "encoding": {"color": {"value": "gray"}, "x": {"field": "Month", "sort": ["2025-03", "2025-04", "2025-05"], "timeUnit": "month", "type": "ordinal"}, "y": {"field": "CVR_paid", "title": "", "type": "quantitative"}}}], "height": 130, "width": 70}, {"layer": [{"data": {"name": "data-962bc7d96b24ca62dd3675a10112b491"}, "mark": {"type": "line", "point": true}, "encoding": {"color": {"value": "#4385F4"}, "x": {"field": "Month", "sort": ["2025-03", "2025-04", "2025-05"], "timeUnit": "month", "title": "", "type": "ordinal"}, "y": {"axis": {"titleAlign": "left", "titleAngle": 0, "titleX": -10, "titleY": -10}, "field": "CPA", "title": "CPA", "type": "quantitative"}}}, {"data": {"name": "data-4534efe37bcea1f74e4b2dc6a416ed63"}, "mark": {"type": "line", "point": true, "strokeDash": [5, 5]}, "encoding": {"color": {"value": "gray"}, "x": {"field": "Month", "sort": ["2025-03", "2025-04", "2025-05"], "timeUnit": "month", "type": "ordinal"}, "y": {"field": "CPA_paid", "title": "", "type": "quantitative"}}}], "height": 130, "width": 70}, {"layer": [{"data": {"name": "data-962bc7d96b24ca62dd3675a10112b491"}, "mark": {"type": "line", "point": true}, "encoding": {"color": {"value": "#4385F4"}, "x": {"field": "Month", "sort": ["2025-03", "2025-04", "2025-05"], "timeUnit": "month", "title": "", "type": "ordinal"}, "y": {"axis": {"titleAlign": "left", "titleAngle": 0, "titleX": -10, "titleY": -10}, "field": "ValuePerCV", "title": "ValuePerCV", "type": "quantitative"}}}, {"data": {"name": "data-4534efe37bcea1f74e4b2dc6a416ed63"}, "mark": {"type": "line", "point": true, "strokeDash": [5, 5]}, "encoding": {"color": {"value": "gray"}, "x": {"field": "Month", "sort": ["2025-03", "2025-04", "2025-05"], "timeUnit": "month", "type": "ordinal"}, "y": {"field": "ValuePerCV_paid", "title": "", "type": "quantitative"}}}], "height": 130, "width": 70}, {"layer": [{"data": {"name": "data-962bc7d96b24ca62dd3675a10112b491"}, "mark": {"type": "line", "point": true}, "encoding": {"color": {"value": "#4385F4"}, "x": {"field": "Month", "sort": ["2025-03", "2025-04", "2025-05"], "timeUnit": "month", "title": "", "type": "ordinal"}, "y": {"axis": {"titleAlign": "left", "titleAngle": 0, "titleX": -10, "titleY": -10}, "field": "ROAS", "title": "ROAS", "type": "quantitative"}}}, {"data": {"name": "data-4534efe37bcea1f74e4b2dc6a416ed63"}, "mark": {"type": "line", "point": true, "strokeDash": [5, 5]}, "encoding": {"color": {"value": "gray"}, "x": {"field": "Month", "sort": ["2025-03", "2025-04", "2025-05"], "timeUnit": "month", "type": "ordinal"}, "y": {"field": "ROAS_paid", "title": "", "type": "quantitative"}}}], "height": 130, "width": 70}, {"layer": [{"data": {"name": "data-962bc7d96b24ca62dd3675a10112b491"}, "mark": {"type": "line", "point": true}, "encoding": {"color": {"value": "#4385F4"}, "x": {"field": "Month", "sort": ["2025-03", "2025-04", "2025-05"], "timeUnit": "month", "title": "", "type": "ordinal"}, "y": {"axis": {"titleAlign": "left", "titleAngle": 0, "titleX": -10, "titleY": -10}, "field": "mROI", "title": "mROI", "type": "quantitative"}}}, {"data": {"name": "data-4534efe37bcea1f74e4b2dc6a416ed63"}, "mark": {"type": "line", "point": true, "strokeDash": [5, 5]}, "encoding": {"color": {"value": "gray"}, "x": {"field": "Month", "sort": ["2025-03", "2025-04", "2025-05"], "timeUnit": "month", "type": "ordinal"}, "y": {"field": "mROI_paid", "title": "", "type": "quantitative"}}}], "height": 130, "width": 70}], "$schema": "https://vega.github.io/schema/vega-lite/v5.20.1.json", "datasets": {"data-962bc7d96b24ca62dd3675a10112b491": [{"fiscal_year": 1, "YearMonth": "2025-03", "Year": "2025", "Month": "03", "Source": "google", "Medium": "cpc", "Campaign": "brand", "comb": "google/cpc/brand", "Sessions": 5316.0, "CV": 372.0, "Value": 5793000.0, "Investment": 3110000.0, "CPC": 585.0, "CVR": 0.06998, "CPA": 8360.0, "ROAS": 1.863, "Marginal_Profit": 2683000.0, "ValuePerCV": 15570.0, "Marginal_Profit_rate": 0.4632, "mROI": 0.8628}, {"fiscal_year": 1, "YearMonth": "2025-04", "Year": "2025", "Month": "04", "Source": "google", "Medium": "cpc", "Campaign": "brand", "comb": "google/cpc/brand", "Sessions": 2653.0, "CV": 186.0, "Value": 2891000.0, "Investment": 1552000.0, "CPC": 585.0, "CVR": 0.07011, "CPA": 8344.0, "ROAS": 1.863, "Marginal_Profit": 1339000.0, "ValuePerCV": 15540.0, "Marginal_Profit_rate": 0.4632, "mROI": 0.8628}, {"fiscal_year": 1, "YearMonth": "2025-05", "Year": "2025", "Month": "05", "Source": "google", "Medium": "cpc", "Campaign": "brand", "comb": "google/cpc/brand", "Sessions": 7136.0, "CV": 500.0, "Value": 7777000.0, "Investment": 4175000.0, "CPC": 585.0, "CVR": 0.07007, "CPA": 8349.0, "ROAS": 1.863, "Marginal_Profit": 3602000.0, "ValuePerCV": 15550.0, "Marginal_Profit_rate": 0.4632, "mROI": 0.8628}], "data-4534efe37bcea1f74e4b2dc6a416ed63": [{"fiscal_year": 1, "YearMonth": "2025-03", "Year": "2025", "Month": "03", "Sessions_paid": 46340.0, "CPC_paid": 561.0, "CVR_paid": 0.06068, "CPA_paid": 9246.0, "ValuePerCV_paid": 15570.0, "ROAS_paid": 1.684, "mROI_paid": 0.6843}, {"fiscal_year": 1, "YearMonth": "2025-04", "Year": "2025", "Month": "04", "Sessions_paid": 60330.0, "CPC_paid": 723.2, "CVR_paid": 0.08052, "CPA_paid": 8981.0, "ValuePerCV_paid": 15570.0, "ROAS_paid": 1.733, "mROI_paid": 0.7334}, {"fiscal_year": 1, "YearMonth": "2025-05", "Year": "2025", "Month": "05", "Sessions_paid": 64370.0, "CPC_paid": 655.2, "CVR_paid": 0.0728, "CPA_paid": 9001.0, "ValuePerCV_paid": 15560.0, "ROAS_paid": 1.729, "mROI_paid": 0.729}]}}
